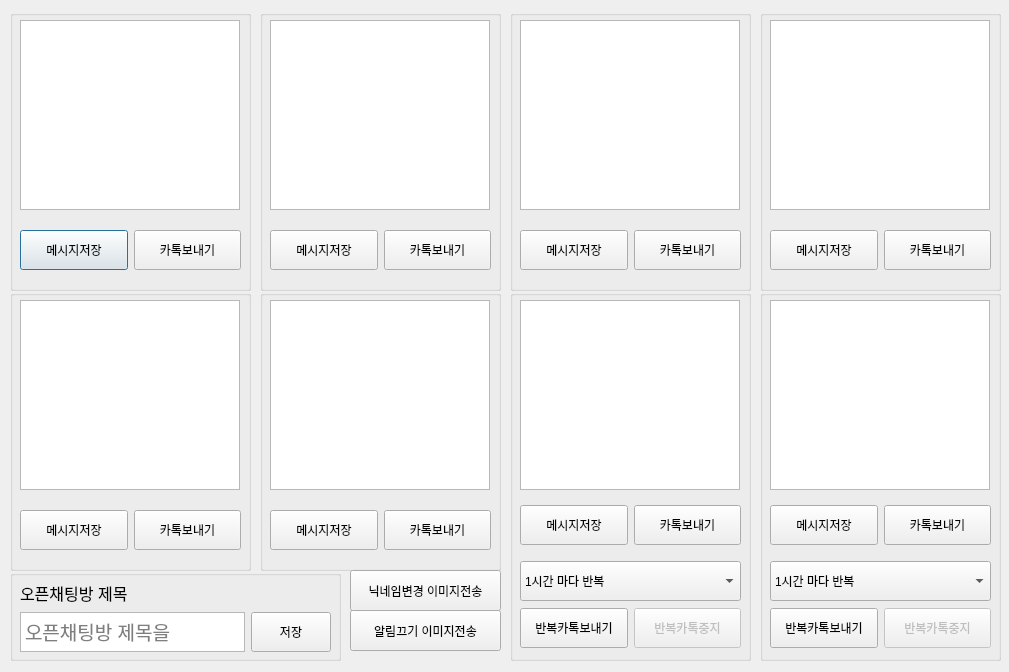
<?xml version="1.0" encoding="UTF-8"?>
<ui version="4.0">
 <class>Dialog</class>
 <widget class="QDialog" name="Dialog">
  <property name="geometry">
   <rect>
    <x>0</x>
    <y>0</y>
    <width>1009</width>
    <height>672</height>
   </rect>
  </property>
  <property name="windowTitle">
   <string>우리들의 국민상회 오픈챗방 카톡 메시지 보내는 프로그램</string>
  </property>
  <widget class="QGroupBox" name="groupBox">
   <property name="geometry">
    <rect>
     <x>10</x>
     <y>10</y>
     <width>241</width>
     <height>281</height>
    </rect>
   </property>
   <property name="title">
    <string/>
   </property>
   <widget class="QTextEdit" name="msg0">
    <property name="geometry">
     <rect>
      <x>10</x>
      <y>10</y>
      <width>220</width>
      <height>190</height>
     </rect>
    </property>
   </widget>
   <widget class="QWidget" name="horizontalLayoutWidget">
    <property name="geometry">
     <rect>
      <x>10</x>
      <y>210</y>
      <width>221</width>
      <height>61</height>
     </rect>
    </property>
    <layout class="QHBoxLayout" name="horizontalLayout">
     <item>
      <widget class="QPushButton" name="btnSaveMsg0">
       <property name="maximumSize">
        <size>
         <width>141</width>
         <height>40</height>
        </size>
       </property>
       <property name="text">
        <string>메시지저장</string>
       </property>
      </widget>
     </item>
     <item>
      <widget class="QPushButton" name="btnSendMsg0">
       <property name="maximumSize">
        <size>
         <width>16777215</width>
         <height>40</height>
        </size>
       </property>
       <property name="text">
        <string>카톡보내기</string>
       </property>
      </widget>
     </item>
    </layout>
   </widget>
  </widget>
  <widget class="QGroupBox" name="groupBox_2">
   <property name="geometry">
    <rect>
     <x>260</x>
     <y>10</y>
     <width>241</width>
     <height>281</height>
    </rect>
   </property>
   <property name="title">
    <string/>
   </property>
   <widget class="QTextEdit" name="msg1">
    <property name="geometry">
     <rect>
      <x>10</x>
      <y>10</y>
      <width>220</width>
      <height>190</height>
     </rect>
    </property>
   </widget>
   <widget class="QWidget" name="horizontalLayoutWidget_3">
    <property name="geometry">
     <rect>
      <x>10</x>
      <y>210</y>
      <width>221</width>
      <height>61</height>
     </rect>
    </property>
    <layout class="QHBoxLayout" name="horizontalLayout_4">
     <item>
      <widget class="QPushButton" name="btnSaveMsg1">
       <property name="maximumSize">
        <size>
         <width>141</width>
         <height>40</height>
        </size>
       </property>
       <property name="text">
        <string>메시지저장</string>
       </property>
      </widget>
     </item>
     <item>
      <widget class="QPushButton" name="btnSendMsg1">
       <property name="maximumSize">
        <size>
         <width>16777215</width>
         <height>40</height>
        </size>
       </property>
       <property name="text">
        <string>카톡보내기</string>
       </property>
      </widget>
     </item>
    </layout>
   </widget>
  </widget>
  <widget class="QGroupBox" name="groupBox_3">
   <property name="geometry">
    <rect>
     <x>510</x>
     <y>10</y>
     <width>241</width>
     <height>281</height>
    </rect>
   </property>
   <property name="title">
    <string/>
   </property>
   <widget class="QTextEdit" name="msg2">
    <property name="geometry">
     <rect>
      <x>10</x>
      <y>10</y>
      <width>220</width>
      <height>190</height>
     </rect>
    </property>
   </widget>
   <widget class="QWidget" name="horizontalLayoutWidget_5">
    <property name="geometry">
     <rect>
      <x>10</x>
      <y>210</y>
      <width>221</width>
      <height>61</height>
     </rect>
    </property>
    <layout class="QHBoxLayout" name="horizontalLayout_6">
     <item>
      <widget class="QPushButton" name="btnSaveMsg2">
       <property name="maximumSize">
        <size>
         <width>141</width>
         <height>40</height>
        </size>
       </property>
       <property name="text">
        <string>메시지저장</string>
       </property>
      </widget>
     </item>
     <item>
      <widget class="QPushButton" name="btnSendMsg2">
       <property name="maximumSize">
        <size>
         <width>16777215</width>
         <height>40</height>
        </size>
       </property>
       <property name="text">
        <string>카톡보내기</string>
       </property>
      </widget>
     </item>
    </layout>
   </widget>
  </widget>
  <widget class="QGroupBox" name="groupBox_5">
   <property name="geometry">
    <rect>
     <x>760</x>
     <y>10</y>
     <width>241</width>
     <height>281</height>
    </rect>
   </property>
   <property name="title">
    <string/>
   </property>
   <widget class="QTextEdit" name="msg3">
    <property name="geometry">
     <rect>
      <x>10</x>
      <y>10</y>
      <width>220</width>
      <height>190</height>
     </rect>
    </property>
   </widget>
   <widget class="QWidget" name="horizontalLayoutWidget_6">
    <property name="geometry">
     <rect>
      <x>10</x>
      <y>210</y>
      <width>221</width>
      <height>61</height>
     </rect>
    </property>
    <layout class="QHBoxLayout" name="horizontalLayout_7">
     <item>
      <widget class="QPushButton" name="btnSaveMsg3">
       <property name="maximumSize">
        <size>
         <width>141</width>
         <height>40</height>
        </size>
       </property>
       <property name="text">
        <string>메시지저장</string>
       </property>
      </widget>
     </item>
     <item>
      <widget class="QPushButton" name="btnSendMsg3">
       <property name="maximumSize">
        <size>
         <width>16777215</width>
         <height>40</height>
        </size>
       </property>
       <property name="text">
        <string>카톡보내기</string>
       </property>
      </widget>
     </item>
    </layout>
   </widget>
  </widget>
  <widget class="QGroupBox" name="groupBox_6">
   <property name="geometry">
    <rect>
     <x>510</x>
     <y>290</y>
     <width>241</width>
     <height>371</height>
    </rect>
   </property>
   <property name="title">
    <string/>
   </property>
   <widget class="QTextEdit" name="rpt_msg0">
    <property name="geometry">
     <rect>
      <x>10</x>
      <y>10</y>
      <width>220</width>
      <height>190</height>
     </rect>
    </property>
   </widget>
   <widget class="QWidget" name="horizontalLayoutWidget_7">
    <property name="geometry">
     <rect>
      <x>10</x>
      <y>210</y>
      <width>221</width>
      <height>51</height>
     </rect>
    </property>
    <layout class="QHBoxLayout" name="horizontalLayout_8">
     <item>
      <widget class="QPushButton" name="btnSaveRptMsg0">
       <property name="maximumSize">
        <size>
         <width>141</width>
         <height>40</height>
        </size>
       </property>
       <property name="text">
        <string>메시지저장</string>
       </property>
      </widget>
     </item>
     <item>
      <widget class="QPushButton" name="btnSendRptMsg0">
       <property name="maximumSize">
        <size>
         <width>16777215</width>
         <height>40</height>
        </size>
       </property>
       <property name="text">
        <string>카톡보내기</string>
       </property>
      </widget>
     </item>
    </layout>
   </widget>
   <widget class="QWidget" name="verticalLayoutWidget">
    <property name="geometry">
     <rect>
      <x>10</x>
      <y>270</y>
      <width>221</width>
      <height>91</height>
     </rect>
    </property>
    <layout class="QVBoxLayout" name="verticalLayout">
     <item>
      <widget class="QComboBox" name="rptTime0">
       <property name="maximumSize">
        <size>
         <width>16777215</width>
         <height>40</height>
        </size>
       </property>
       <property name="currentText">
        <string>1시간 마다 반복</string>
       </property>
       <property name="currentIndex">
        <number>0</number>
       </property>
       <property name="placeholderText">
        <string>반복시간선택</string>
       </property>
       <item>
        <property name="text">
         <string>1시간 마다 반복</string>
        </property>
       </item>
       <item>
        <property name="text">
         <string>2시간 마다 반복</string>
        </property>
       </item>
       <item>
        <property name="text">
         <string>3시간 마다 반복</string>
        </property>
       </item>
       <item>
        <property name="text">
         <string>4시간 마다 반복</string>
        </property>
       </item>
      </widget>
     </item>
     <item>
      <layout class="QHBoxLayout" name="horizontalLayout_3">
       <item>
        <widget class="QPushButton" name="btnRptSendMsg0">
         <property name="maximumSize">
          <size>
           <width>16777215</width>
           <height>40</height>
          </size>
         </property>
         <property name="text">
          <string>반복카톡보내기</string>
         </property>
        </widget>
       </item>
       <item>
        <widget class="QPushButton" name="btnRptStopMsg0">
         <property name="enabled">
          <bool>false</bool>
         </property>
         <property name="maximumSize">
          <size>
           <width>16777215</width>
           <height>40</height>
          </size>
         </property>
         <property name="text">
          <string>반복카톡중지</string>
         </property>
        </widget>
       </item>
      </layout>
     </item>
    </layout>
   </widget>
  </widget>
  <widget class="QGroupBox" name="groupBox_7">
   <property name="geometry">
    <rect>
     <x>10</x>
     <y>290</y>
     <width>241</width>
     <height>281</height>
    </rect>
   </property>
   <property name="title">
    <string/>
   </property>
   <widget class="QTextEdit" name="msg4">
    <property name="geometry">
     <rect>
      <x>10</x>
      <y>10</y>
      <width>220</width>
      <height>190</height>
     </rect>
    </property>
   </widget>
   <widget class="QWidget" name="horizontalLayoutWidget_10">
    <property name="geometry">
     <rect>
      <x>10</x>
      <y>210</y>
      <width>221</width>
      <height>61</height>
     </rect>
    </property>
    <layout class="QHBoxLayout" name="horizontalLayout_11">
     <item>
      <widget class="QPushButton" name="btnSaveMsg4">
       <property name="maximumSize">
        <size>
         <width>141</width>
         <height>40</height>
        </size>
       </property>
       <property name="text">
        <string>메시지저장</string>
       </property>
      </widget>
     </item>
     <item>
      <widget class="QPushButton" name="btnSendMsg4">
       <property name="maximumSize">
        <size>
         <width>16777215</width>
         <height>40</height>
        </size>
       </property>
       <property name="text">
        <string>카톡보내기</string>
       </property>
      </widget>
     </item>
    </layout>
   </widget>
  </widget>
  <widget class="QGroupBox" name="groupBox_8">
   <property name="geometry">
    <rect>
     <x>260</x>
     <y>290</y>
     <width>241</width>
     <height>281</height>
    </rect>
   </property>
   <property name="title">
    <string/>
   </property>
   <widget class="QTextEdit" name="msg5">
    <property name="geometry">
     <rect>
      <x>10</x>
      <y>10</y>
      <width>220</width>
      <height>190</height>
     </rect>
    </property>
   </widget>
   <widget class="QWidget" name="horizontalLayoutWidget_11">
    <property name="geometry">
     <rect>
      <x>10</x>
      <y>210</y>
      <width>221</width>
      <height>61</height>
     </rect>
    </property>
    <layout class="QHBoxLayout" name="horizontalLayout_12">
     <item>
      <widget class="QPushButton" name="btnSaveMsg5">
       <property name="maximumSize">
        <size>
         <width>141</width>
         <height>40</height>
        </size>
       </property>
       <property name="text">
        <string>메시지저장</string>
       </property>
      </widget>
     </item>
     <item>
      <widget class="QPushButton" name="btnSendMsg5">
       <property name="maximumSize">
        <size>
         <width>16777215</width>
         <height>40</height>
        </size>
       </property>
       <property name="text">
        <string>카톡보내기</string>
       </property>
      </widget>
     </item>
    </layout>
   </widget>
  </widget>
  <widget class="QGroupBox" name="groupBox_9">
   <property name="geometry">
    <rect>
     <x>760</x>
     <y>290</y>
     <width>241</width>
     <height>371</height>
    </rect>
   </property>
   <property name="title">
    <string/>
   </property>
   <widget class="QTextEdit" name="rpt_msg1">
    <property name="geometry">
     <rect>
      <x>10</x>
      <y>10</y>
      <width>220</width>
      <height>190</height>
     </rect>
    </property>
   </widget>
   <widget class="QWidget" name="horizontalLayoutWidget_13">
    <property name="geometry">
     <rect>
      <x>10</x>
      <y>210</y>
      <width>221</width>
      <height>51</height>
     </rect>
    </property>
    <layout class="QHBoxLayout" name="horizontalLayout_14">
     <item>
      <widget class="QPushButton" name="btnSaveRptMsg1">
       <property name="maximumSize">
        <size>
         <width>141</width>
         <height>40</height>
        </size>
       </property>
       <property name="text">
        <string>메시지저장</string>
       </property>
      </widget>
     </item>
     <item>
      <widget class="QPushButton" name="btnSendRptMsg1">
       <property name="maximumSize">
        <size>
         <width>16777215</width>
         <height>40</height>
        </size>
       </property>
       <property name="text">
        <string>카톡보내기</string>
       </property>
      </widget>
     </item>
    </layout>
   </widget>
   <widget class="QWidget" name="verticalLayoutWidget_3">
    <property name="geometry">
     <rect>
      <x>10</x>
      <y>270</y>
      <width>221</width>
      <height>91</height>
     </rect>
    </property>
    <layout class="QVBoxLayout" name="verticalLayout_3">
     <item>
      <widget class="QComboBox" name="rptTime1">
       <property name="maximumSize">
        <size>
         <width>16777215</width>
         <height>40</height>
        </size>
       </property>
       <property name="currentText">
        <string>1시간 마다 반복</string>
       </property>
       <property name="currentIndex">
        <number>0</number>
       </property>
       <property name="placeholderText">
        <string>반복시간선택</string>
       </property>
       <item>
        <property name="text">
         <string>1시간 마다 반복</string>
        </property>
       </item>
       <item>
        <property name="text">
         <string>2시간 마다 반복</string>
        </property>
       </item>
       <item>
        <property name="text">
         <string>3시간 마다 반복</string>
        </property>
       </item>
       <item>
        <property name="text">
         <string>4시간 마다 반복</string>
        </property>
       </item>
      </widget>
     </item>
     <item>
      <layout class="QHBoxLayout" name="horizontalLayout_15">
       <item>
        <widget class="QPushButton" name="btnRptSendMsg1">
         <property name="maximumSize">
          <size>
           <width>16777215</width>
           <height>40</height>
          </size>
         </property>
         <property name="text">
          <string>반복카톡보내기</string>
         </property>
        </widget>
       </item>
       <item>
        <widget class="QPushButton" name="btnRptStopMsg1">
         <property name="enabled">
          <bool>false</bool>
         </property>
         <property name="maximumSize">
          <size>
           <width>16777215</width>
           <height>40</height>
          </size>
         </property>
         <property name="text">
          <string>반복카톡중지</string>
         </property>
        </widget>
       </item>
      </layout>
     </item>
    </layout>
   </widget>
  </widget>
  <widget class="QGroupBox" name="groupBox_4">
   <property name="geometry">
    <rect>
     <x>10</x>
     <y>570</y>
     <width>331</width>
     <height>91</height>
    </rect>
   </property>
   <property name="title">
    <string/>
   </property>
   <widget class="QWidget" name="verticalLayoutWidget_2">
    <property name="geometry">
     <rect>
      <x>10</x>
      <y>10</y>
      <width>311</width>
      <height>72</height>
     </rect>
    </property>
    <layout class="QVBoxLayout" name="verticalLayout_2">
     <item>
      <widget class="QLabel" name="label">
       <property name="font">
        <font>
         <pointsize>12</pointsize>
        </font>
       </property>
       <property name="text">
        <string>오픈채팅방 제목</string>
       </property>
      </widget>
     </item>
     <item>
      <layout class="QHBoxLayout" name="horizontalLayout_2">
       <item>
        <widget class="QTextEdit" name="chatTitle">
         <property name="maximumSize">
          <size>
           <width>16777215</width>
           <height>40</height>
          </size>
         </property>
         <property name="font">
          <font>
           <pointsize>14</pointsize>
          </font>
         </property>
         <property name="placeholderText">
          <string>오픈채팅방 제목을 입력하세요.</string>
         </property>
        </widget>
       </item>
       <item>
        <widget class="QPushButton" name="btnSaveChatTitle">
         <property name="maximumSize">
          <size>
           <width>16777215</width>
           <height>40</height>
          </size>
         </property>
         <property name="text">
          <string>저장</string>
         </property>
        </widget>
       </item>
      </layout>
     </item>
    </layout>
   </widget>
  </widget>
  <widget class="QPushButton" name="btnSendImg">
   <property name="geometry">
    <rect>
     <x>350</x>
     <y>570</y>
     <width>151</width>
     <height>41</height>
    </rect>
   </property>
   <property name="text">
    <string>닉네임변경 이미지전송</string>
   </property>
  </widget>
  <widget class="QPushButton" name="btnSendImg_2">
   <property name="geometry">
    <rect>
     <x>350</x>
     <y>610</y>
     <width>151</width>
     <height>41</height>
    </rect>
   </property>
   <property name="text">
    <string>알림끄기 이미지전송</string>
   </property>
  </widget>
 </widget>
 <tabstops>
  <tabstop>msg0</tabstop>
  <tabstop>btnSaveMsg0</tabstop>
  <tabstop>btnSendMsg0</tabstop>
 </tabstops>
 <resources/>
 <connections/>
</ui>
